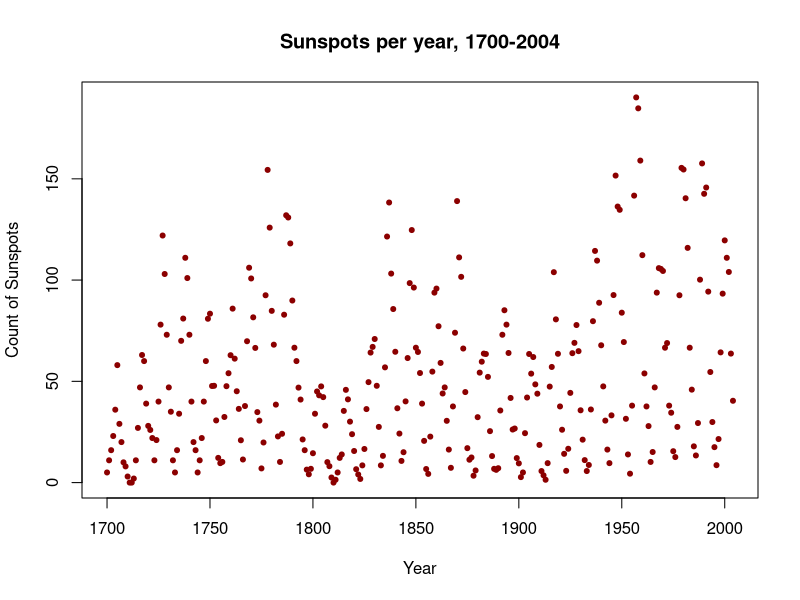
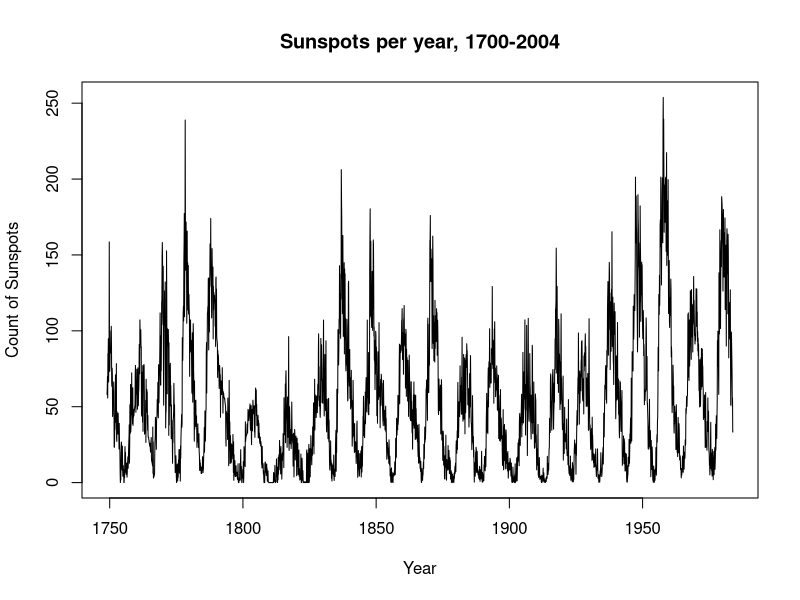
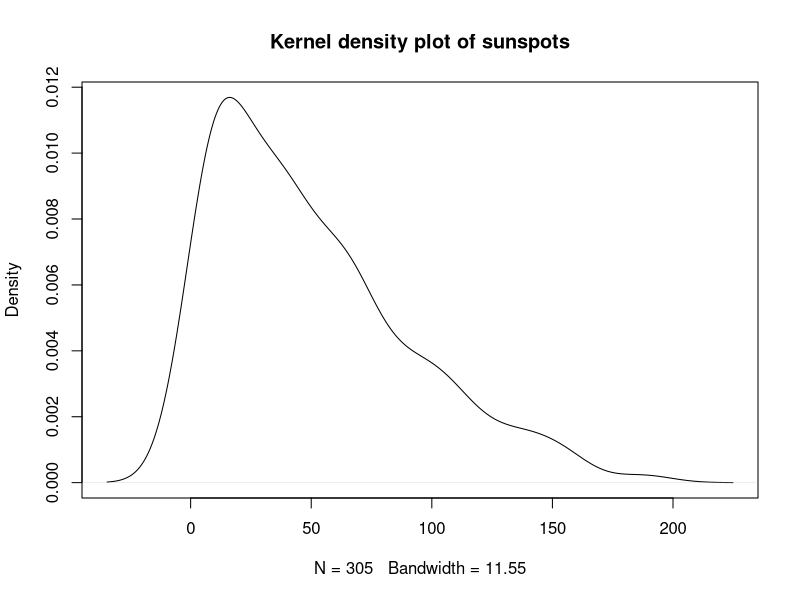

The R source for these figures, in order:
# R plots for histogram example

# The data are included in R, but here's another way to read them in as tab-separated text:
sunspotslocal <- read.table("sunspots.dat", sep="\t", header=TRUE)
sunspotdensity <- sunspotslocal

# Now a scatterplot:
png(filename="sunspotscatterplot.png", 
    res=300, bg="white", 
    type="quartz", 
    pointsize=12, 
    width=6, height=6, units="in"
    )

plot(sunspotslocal$Year,
     sunspotslocal$Sunspot.count, 
     main="Sunspots per year, 1700-2004", 
     xlab="Year", 
     ylab="Count of Sunspots", 
     type="p", 
     col="dark red", 
     pch=20
     )
#abline(lm(sunspots$Sunspot.count~sunspots$Year), col="red") # regression line (y~x)
#lines(lowess(sunspots$Year,sunspots$Sunspot.count), col="blue") # lowess line (x,y) 

dev.off()

# This is a nice line graph of the sunspots:

png(filename="sunspotlineplot.png", 
    res=300, bg="white", 
    type="quartz", 
    pointsize=12, 
    width=6, height=6, units="in"
    )
plot(sunspots, 
     main="Sunspots per year, 1700-2004", 
     xlab="Year", 
     ylab="Count of Sunspots"
     )

dev.off()

# now, a kernel density plot (it's ugly, but makes a point)
png(filename="sunspotkerneldensityplot.png", 
    res=300, 
    bg="white", 
    type="quartz", 
    pointsize=12, 
    width=6, height=6, units="in"
    )
d <- density(sunspotslocal$Sunspot.count) # returns the density data
plot(d, main="Kernel density plot of sunspots") # plots the results

dev.off()
